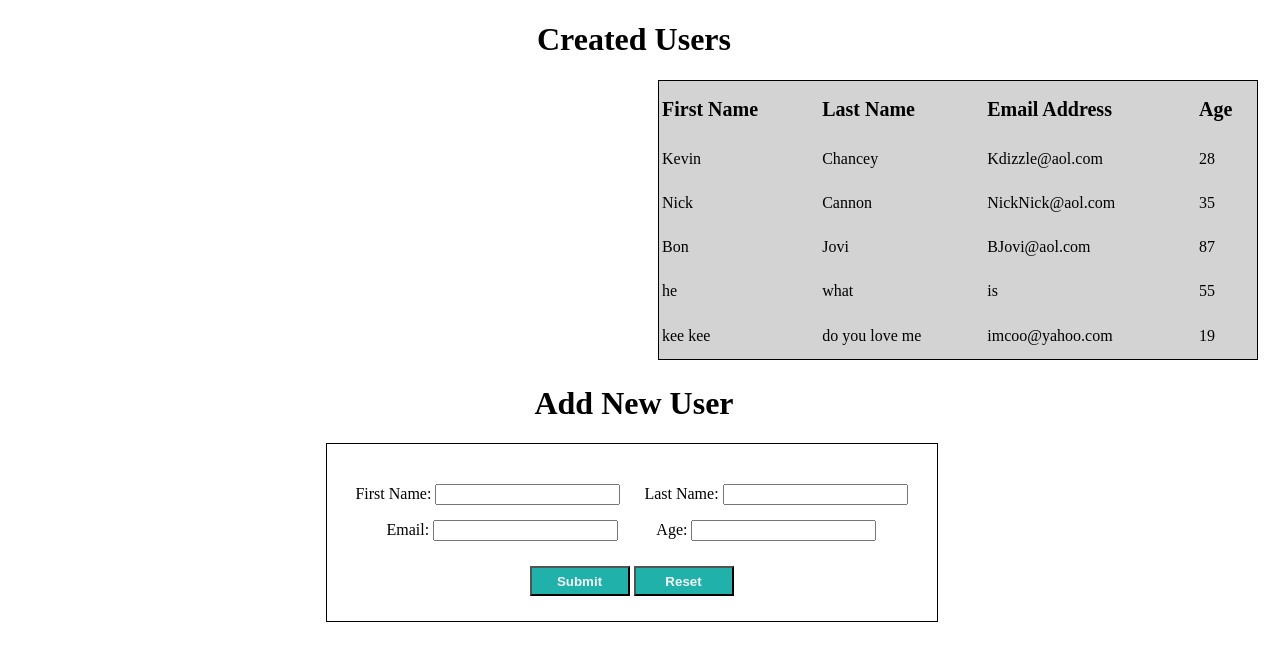
The page / on the database its author committed.
### users_app/models.py (models this page shows)
class Users (models.Model):
    first_name = models.CharField(max_length=255)
    last_name = models.CharField(max_length=255)
    email = models.CharField(max_length=255)
    age = models.IntegerField()
    created_at = models.DateTimeField(auto_now_add=True)
    updated_at = models.DateTimeField(auto_now=True)

### users_app/views.py (the view)
# urls.py: path('', views.index),
def index(request):
    users= Users.objects.all()
    context= {
    "users": users
    }
    return render(request, 'index.html', context)

### users_app/templates/index.html (shortened to what this page needs)
<!DOCTYPE html>
<html lang="en">
<head>
</head>
<body>
<div id='main'>
    <h1>Created Users</h1>
    <table>
        <tr class='headers'>
            <th class='headers'>First Name</th>
            <th class='headers'>Last Name</th>
            <th class='headers'>Email Address</th>
            <th class='headers'>Age</th>
        </tr>
        <tr>    {% for user in users %}
            <td class="data">{{ user.first_name }}</td>
            <td class="data">{{ user.last_name }}</td>
            <td class="data">{{ user.email }}</td>
            <td class="data">{{ user.age }}</td>
        </tr>   {% endfor %}
    </table>
    <h1 id='newuser'>Add New User</h1>
<div id= 'new_users'>
    <form action="/submit" method='POST'>
        <label for="first_name">First Name:</label>
        <input type="text" name="first_name" id="first_name">
        <label for="last_name">Last Name:</label>
        <input type="text" name="last_name" id="last_name"> <br>
        <label for="email">Email:</label>
        <input type="text" name="email" id="email">
        <label for="age">Age:</label>
        <input type="text" name="age" id="age"> <br>
        <button>Submit</button>
        <button type="reset">Reset</button>
    </form>
</div>
</div>
</body>
</html>

### users_app/templates/index.html (style rules this page uses)
body { text-align: center; }
table { width: 600px; height: 280px; max-height:350px; border: 1px solid black; margin-left: 650px; }
.headers { font-weight: bold; font-size: 20px; text-align: left; }
.data { text-align: left; }
table { background-color: lightgray; }
#new_users { margin-left: -5px; margin-top: 0px; border: 1px solid black; display: inline-block; width: 600px; padding: 40px 5px 5px 5px; }
#first_name { margin-bottom: 15px; margin-right: 20px; }
#email { margin-bottom: 25px; margin-right: 35px; }
button { width: 100px; height: 30px; font-weight: bold; background-color: lightseagreen; color: whitesmoke; margin-bottom: 20px; vertical-align: top; }
#newuser { margin-top: 25px; }

### rows shown on the page
Users: first_name "Kevin", last_name "Chancey", email "Kdizzle@aol.com", age "28"
Users: first_name "Nick", last_name "Cannon", email "NickNick@aol.com", age "35"
Users: first_name "Bon", last_name "Jovi", email "BJovi@aol.com", age "87"
Users: first_name "he", last_name "what", email "is", age "55"
Users: first_name "kee kee", last_name "do you love me", email "imcoo@yahoo.com", age "19"
